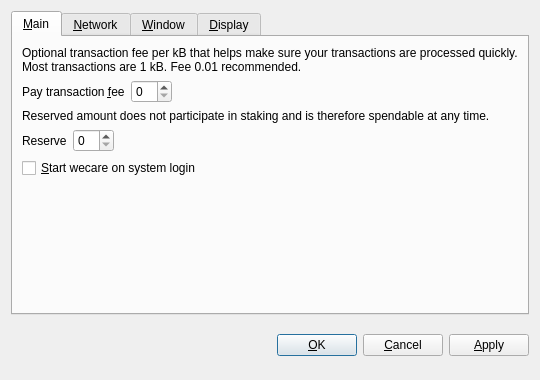
<?xml version="1.0" encoding="UTF-8"?>
<ui version="4.0">
 <class>OptionsDialog</class>
 <widget class="QDialog" name="OptionsDialog">
  <property name="geometry">
   <rect>
    <x>0</x>
    <y>0</y>
    <width>540</width>
    <height>380</height>
   </rect>
  </property>
  <property name="windowTitle">
   <string>Options</string>
  </property>
  <property name="modal">
   <bool>true</bool>
  </property>
  <layout class="QVBoxLayout" name="verticalLayout">
   <item>
    <widget class="QTabWidget" name="tabWidget">
     <property name="tabPosition">
      <enum>QTabWidget::North</enum>
     </property>
     <property name="currentIndex">
      <number>0</number>
     </property>
     <widget class="QWidget" name="tabMain">
      <attribute name="title">
       <string>&amp;Main</string>
      </attribute>
      <layout class="QVBoxLayout" name="verticalLayout_Main">
       <item>
        <widget class="QLabel" name="transactionFeeInfoLabel">
         <property name="text">
          <string>Optional transaction fee per kB that helps make sure your transactions are processed quickly. Most transactions are 1 kB. Fee 0.01 recommended.</string>
         </property>
         <property name="textFormat">
          <enum>Qt::PlainText</enum>
         </property>
         <property name="wordWrap">
          <bool>true</bool>
         </property>
        </widget>
       </item>
       <item>
        <layout class="QHBoxLayout" name="horizontalLayoutFee">
         <item>
          <widget class="QLabel" name="transactionFeeLabel">
           <property name="text">
            <string>Pay transaction &amp;fee</string>
           </property>
           <property name="textFormat">
            <enum>Qt::PlainText</enum>
           </property>
           <property name="buddy">
            <cstring>transactionFee</cstring>
           </property>
          </widget>
         </item>
         <item>
          <widget class="BitcoinAmountField" name="transactionFee"/>
         </item>
         <item>
          <spacer name="horizontalSpacerFee">
           <property name="orientation">
            <enum>Qt::Horizontal</enum>
           </property>
           <property name="sizeHint" stdset="0">
            <size>
             <width>40</width>
             <height>20</height>
            </size>
           </property>
          </spacer>
         </item>
        </layout>
       </item>
       <item>
        <widget class="QLabel" name="reserveBalanceInfoLabel">
         <property name="text">
          <string>Reserved amount does not participate in staking and is therefore spendable at any time.</string>
         </property>
         <property name="textFormat">
          <enum>Qt::PlainText</enum>
         </property>
         <property name="wordWrap">
          <bool>true</bool>
         </property>
        </widget>
       </item>
       <item>
        <layout class="QHBoxLayout" name="horizontalLayoutReserveBalance">
         <item>
          <widget class="QLabel" name="reserveBalanceLabel">
           <property name="text">
            <string>Reserve</string>
           </property>
           <property name="textFormat">
            <enum>Qt::PlainText</enum>
           </property>
           <property name="buddy">
            <cstring>reserveBalance</cstring>
           </property>
          </widget>
         </item>
         <item>
          <widget class="BitcoinAmountField" name="reserveBalance"/>
         </item>
         <item>
          <spacer name="horizontalSpacerReserveBalance">
           <property name="orientation">
            <enum>Qt::Horizontal</enum>
           </property>
           <property name="sizeHint" stdset="0">
            <size>
             <width>40</width>
             <height>20</height>
            </size>
           </property>
          </spacer>
         </item>
        </layout>
       </item>
       <item>
        <widget class="QCheckBox" name="bitcoinAtStartup">
         <property name="toolTip">
          <string>Automatically start wecare after logging in to the system.</string>
         </property>
         <property name="text">
          <string>&amp;Start wecare on system login</string>
         </property>
        </widget>
       </item>
       <item>
        <spacer name="verticalSpacer_Main">
         <property name="orientation">
          <enum>Qt::Vertical</enum>
         </property>
         <property name="sizeHint" stdset="0">
          <size>
           <width>20</width>
           <height>40</height>
          </size>
         </property>
        </spacer>
       </item>
      </layout>
     </widget>
     <widget class="QWidget" name="tabNetwork">
      <attribute name="title">
       <string>&amp;Network</string>
      </attribute>
      <layout class="QVBoxLayout" name="verticalLayout_Network">
       <item>
        <widget class="QCheckBox" name="mapPortUpnp">
         <property name="toolTip">
          <string>Automatically open the wecare client port on the router. This only works when your router supports UPnP and it is enabled.</string>
         </property>
         <property name="text">
          <string>Map port using &amp;UPnP</string>
         </property>
        </widget>
       </item>
       <item>
        <widget class="QCheckBox" name="connectSocks">
         <property name="toolTip">
          <string>Connect to the wecare network through a SOCKS proxy (e.g. when connecting through Tor).</string>
         </property>
         <property name="text">
          <string>&amp;Connect through SOCKS proxy:</string>
         </property>
        </widget>
       </item>
       <item>
        <layout class="QHBoxLayout" name="horizontalLayout_Network">
         <item>
          <widget class="QLabel" name="proxyIpLabel">
           <property name="text">
            <string>Proxy &amp;IP:</string>
           </property>
           <property name="textFormat">
            <enum>Qt::PlainText</enum>
           </property>
           <property name="buddy">
            <cstring>proxyIp</cstring>
           </property>
          </widget>
         </item>
         <item>
          <widget class="QValidatedLineEdit" name="proxyIp">
           <property name="maximumSize">
            <size>
             <width>140</width>
             <height>16777215</height>
            </size>
           </property>
           <property name="toolTip">
            <string>IP address of the proxy (e.g. 127.0.0.1)</string>
           </property>
          </widget>
         </item>
         <item>
          <widget class="QLabel" name="proxyPortLabel">
           <property name="text">
            <string>&amp;Port:</string>
           </property>
           <property name="textFormat">
            <enum>Qt::PlainText</enum>
           </property>
           <property name="buddy">
            <cstring>proxyPort</cstring>
           </property>
          </widget>
         </item>
         <item>
          <widget class="QLineEdit" name="proxyPort">
           <property name="maximumSize">
            <size>
             <width>55</width>
             <height>16777215</height>
            </size>
           </property>
           <property name="toolTip">
            <string>Port of the proxy (e.g. 9050)</string>
           </property>
          </widget>
         </item>
         <item>
          <widget class="QLabel" name="socksVersionLabel">
           <property name="text">
            <string>SOCKS &amp;Version:</string>
           </property>
           <property name="textFormat">
            <enum>Qt::PlainText</enum>
           </property>
           <property name="buddy">
            <cstring>socksVersion</cstring>
           </property>
          </widget>
         </item>
         <item>
          <widget class="QValueComboBox" name="socksVersion">
           <property name="toolTip">
            <string>SOCKS version of the proxy (e.g. 5)</string>
           </property>
          </widget>
         </item>
         <item>
          <spacer name="horizontalSpacer_Network">
           <property name="orientation">
            <enum>Qt::Horizontal</enum>
           </property>
           <property name="sizeHint" stdset="0">
            <size>
             <width>40</width>
             <height>20</height>
            </size>
           </property>
          </spacer>
         </item>
        </layout>
       </item>
       <item>
        <spacer name="verticalSpacer_Network">
         <property name="orientation">
          <enum>Qt::Vertical</enum>
         </property>
         <property name="sizeHint" stdset="0">
          <size>
           <width>20</width>
           <height>40</height>
          </size>
         </property>
        </spacer>
       </item>
      </layout>
     </widget>
     <widget class="QWidget" name="tabWindow">
      <attribute name="title">
       <string>&amp;Window</string>
      </attribute>
      <layout class="QVBoxLayout" name="verticalLayout_Window">
       <item>
        <widget class="QCheckBox" name="minimizeToTray">
         <property name="toolTip">
          <string>Show only a tray icon after minimizing the window.</string>
         </property>
         <property name="text">
          <string>&amp;Minimize to the tray instead of the taskbar</string>
         </property>
        </widget>
       </item>
       <item>
        <widget class="QCheckBox" name="minimizeOnClose">
         <property name="toolTip">
          <string>Minimize instead of exit the application when the window is closed. When this option is enabled, the application will be closed only after selecting Quit in the menu.</string>
         </property>
         <property name="text">
          <string>M&amp;inimize on close</string>
         </property>
        </widget>
       </item>
       <item>
        <spacer name="verticalSpacer_Window">
         <property name="orientation">
          <enum>Qt::Vertical</enum>
         </property>
         <property name="sizeHint" stdset="0">
          <size>
           <width>20</width>
           <height>40</height>
          </size>
         </property>
        </spacer>
       </item>
      </layout>
     </widget>
     <widget class="QWidget" name="tabDisplay">
      <attribute name="title">
       <string>&amp;Display</string>
      </attribute>
      <layout class="QVBoxLayout" name="verticalLayout_Display">
       <item>
        <layout class="QHBoxLayout" name="horizontalLayout_1_Display">
         <item>
          <widget class="QLabel" name="langLabel">
           <property name="text">
            <string>User Interface &amp;language:</string>
           </property>
           <property name="textFormat">
            <enum>Qt::PlainText</enum>
           </property>
           <property name="buddy">
            <cstring>lang</cstring>
           </property>
          </widget>
         </item>
         <item>
          <widget class="QValueComboBox" name="lang">
           <property name="toolTip">
            <string>The user interface language can be set here. This setting will take effect after restarting wecare.</string>
           </property>
          </widget>
         </item>
        </layout>
       </item>
       <item>
        <layout class="QHBoxLayout" name="horizontalLayout_2_Display">
         <item>
          <widget class="QLabel" name="unitLabel">
           <property name="text">
            <string>&amp;Unit to show amounts in:</string>
           </property>
           <property name="textFormat">
            <enum>Qt::PlainText</enum>
           </property>
           <property name="buddy">
            <cstring>unit</cstring>
           </property>
          </widget>
         </item>
         <item>
          <widget class="QValueComboBox" name="unit">
           <property name="toolTip">
            <string>Choose the default subdivision unit to show in the interface and when sending coins.</string>
           </property>
          </widget>
         </item>
        </layout>
       </item>
       <item>
        <widget class="QCheckBox" name="displayAddresses">
         <property name="toolTip">
          <string>Whether to show wecare addresses in the transaction list or not.</string>
         </property>
         <property name="text">
          <string>&amp;Display addresses in transaction list</string>
         </property>
        </widget>
       </item>
       <item>
        <widget class="QCheckBox" name="coinControlFeatures">
         <property name="toolTip">
          <string>Whether to show coin control features or not.</string>
         </property>
         <property name="text">
          <string>Display coin &amp;control features (experts only!)</string>
         </property>
        </widget>
       </item>
       <item>
        <spacer name="verticalSpacer_Display">
         <property name="orientation">
          <enum>Qt::Vertical</enum>
         </property>
         <property name="sizeHint" stdset="0">
          <size>
           <width>20</width>
           <height>40</height>
          </size>
         </property>
        </spacer>
       </item>
      </layout>
     </widget>
    </widget>
   </item>
   <item>
    <layout class="QHBoxLayout" name="horizontalLayout_Buttons">
     <item>
      <spacer name="horizontalSpacer_1">
       <property name="orientation">
        <enum>Qt::Horizontal</enum>
       </property>
       <property name="sizeHint" stdset="0">
        <size>
         <width>40</width>
         <height>48</height>
        </size>
       </property>
      </spacer>
     </item>
     <item>
      <widget class="QLabel" name="statusLabel">
       <property name="font">
        <font>
         <weight>75</weight>
         <bold>true</bold>
        </font>
       </property>
       <property name="text">
        <string/>
       </property>
       <property name="textFormat">
        <enum>Qt::PlainText</enum>
       </property>
       <property name="wordWrap">
        <bool>true</bool>
       </property>
      </widget>
     </item>
     <item>
      <spacer name="horizontalSpacer_2">
       <property name="orientation">
        <enum>Qt::Horizontal</enum>
       </property>
       <property name="sizeHint" stdset="0">
        <size>
         <width>40</width>
         <height>48</height>
        </size>
       </property>
      </spacer>
     </item>
     <item>
      <widget class="QPushButton" name="okButton">
       <property name="text">
        <string>&amp;OK</string>
       </property>
      </widget>
     </item>
     <item>
      <widget class="QPushButton" name="cancelButton">
       <property name="text">
        <string>&amp;Cancel</string>
       </property>
       <property name="autoDefault">
        <bool>false</bool>
       </property>
      </widget>
     </item>
     <item>
      <widget class="QPushButton" name="applyButton">
       <property name="text">
        <string>&amp;Apply</string>
       </property>
       <property name="autoDefault">
        <bool>false</bool>
       </property>
      </widget>
     </item>
    </layout>
   </item>
  </layout>
 </widget>
 <customwidgets>
  <customwidget>
   <class>BitcoinAmountField</class>
   <extends>QSpinBox</extends>
   <header>bitcoinamountfield.h</header>
  </customwidget>
  <customwidget>
   <class>QValueComboBox</class>
   <extends>QComboBox</extends>
   <header>qvaluecombobox.h</header>
  </customwidget>
  <customwidget>
   <class>QValidatedLineEdit</class>
   <extends>QLineEdit</extends>
   <header>qvalidatedlineedit.h</header>
  </customwidget>
 </customwidgets>
 <resources/>
 <connections/>
</ui>
